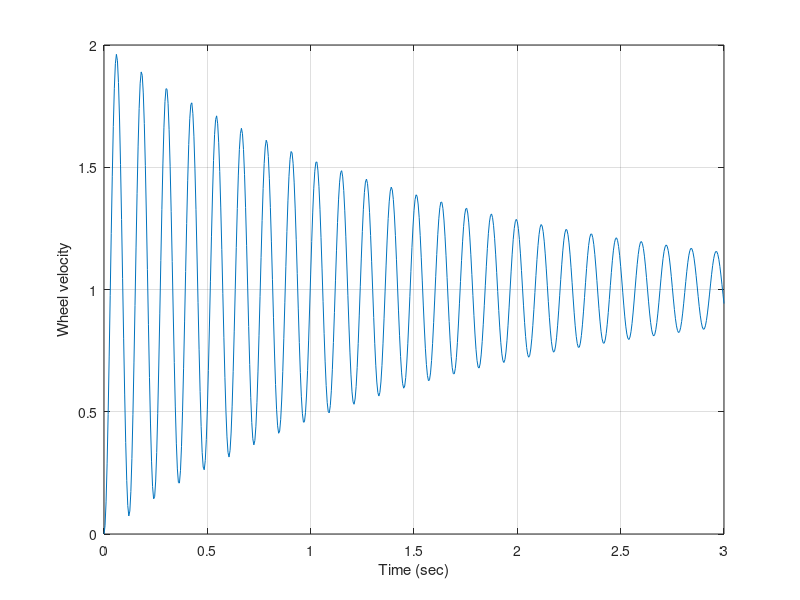

MATLAB code for this plot:
% Chapter 2: Figure 2.64

%   Step response of the traction motor wheel velocity.

%

num=[5400]; den=[2 2.5 5402];

sys=tf(num,den);

t=[0:0.005:3];

[y,t]=step(sys,t);

plot(t,y),grid

xlabel('Time (sec)')

ylabel('Wheel velocity')
